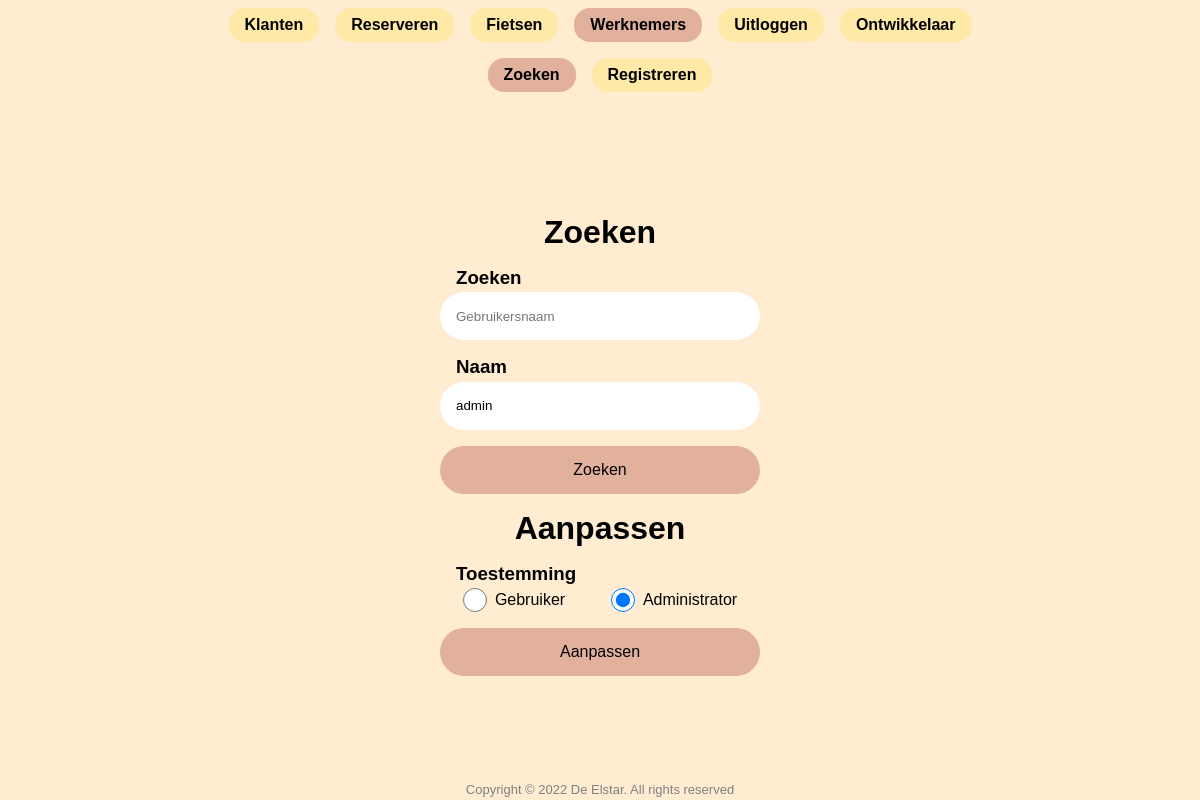
The page /Fietsverhuur-de-Elstar/employees (signed in) on the database its author committed.
### tables this page shows
CREATE TABLE `page` (
  `name` varchar(64) NOT NULL,
  `parent` varchar(64) NOT NULL,
  `display` varchar(64) NOT NULL,
  `order` int(8) NOT NULL DEFAULT 0,
  `permission` enum('user','admin') NOT NULL DEFAULT 'user'
);

### classes/Database.php (called while the page is built, shortened)
<?php
class Database
{
    public static function getPDO(): PDO
    {
        static $pdo = new PDO("mysql:host=localhost;dbname=fietsverhuur_de_elstar", "root", "");
        return $pdo;
    }
}

### classes/Page.php (called while the page is built, shortened)
<?php
require_once("classes/Database.php");
class Page
{
    private string $name;
    private string $display;
    private function __construct(string $name, string $display)
    {
        $this->name = $name;
        $this->display = $display;
    }
    public function getName()
    {
        return $this->name;
    }
    public function getDisplay()
    {
        return $this->display;
    }
    public function getChildren(): array
    {
        $params = array(":parent" => $this->name);
        $sth = Database::getPDO()->prepare("SELECT `name`, `display` FROM `page` WHERE `parent` = :parent ORDER BY `order`;");
        $sth->execute($params);
        $children = array();
        while ($row = $sth->fetch())
        {
            $child = new Page($row["name"], $row["display"]);
            $children[] = $child;
        }
        return $children;
    }
    public static function getRootChildren(): array
    {
        $sth = Database::getPDO()->prepare("SELECT `name`, `display` FROM `page` WHERE `parent` = '' ORDER BY `order`;");
        $sth->execute();
        $children = array();
        while ($row = $sth->fetch())
        {
            $child = new Page($row["name"], $row["display"]);
            $children[] = $child;
        }
        return $children;
    }
}

### classes/Employee.php (called while the page is built, shortened)
<?php
require_once("classes/Database.php");
class Employee
{
    private string $name;
    private Permission $permission;
    private function __construct(string $name, string $hash, Permission $permission)
    {
        $this->name = $name;
        $this->permission = $permission;
    }
    public function getName(): string
    {
        return $this->name;
    }
    public function getPermission(): Permission
    {
        return $this->permission;
    }
    public static function like($match): array
    {
        $params = array(":match" => $match);
        $sth = Database::getPDO()->prepare("SELECT `name`, `hash`, `permission` FROM `employee` WHERE `name` LIKE :match;");
        $sth->execute($params);
        $employees = array();
        while ($row = $sth->fetch())
        {
            $name = $row["name"];
            $hash = $row["hash"];
            $permission = Permission::from($row["permission"]);
            $employees[$row["name"]] = new Employee($name, $hash, $permission);
        }
        return $employees;
    }
}

### pages/employees/search.php (the view, shortened to what this page needs)
<?php
$match = "%";
$employees = Employee::like($match);
if (count($employees) > 0)
{
    if (array_key_exists(@$_SESSION["name"], $employees))
        $employee = $employees[$_SESSION["name"]];
    else
        $employee = $employees[key($employees)];
}
?>
<form method="POST" onchange="this.submit()">
    <header>Zoeken</header>
    <label class="field">
        <header>
            <h3>Zoeken</h3>
        </header>
        <input type="text" name="match" value="<?= htmlspecialchars($_SESSION["match"] ?? "") ?>" placeholder="Gebruikersnaam" autofocus onfocus="this.select()" />
    </label>
    <?php if (count($employees) > 0) : ?>
        <label class="field">
            <header>
                <h3>Naam</h3>
            </header>
            <select name="name">
                <?php foreach ($employees as $item) : ?>
                    <?php if (isset($_SESSION["name"]) && $_SESSION["name"] === $item->getName()) : ?>
                        <option value="<?= htmlspecialchars($item->getName()) ?>" selected><?= htmlspecialchars($item->getName()) ?></option>
                    <?php else : ?>
                        <option value="<?= htmlspecialchars($item->getName()) ?>"><?= htmlspecialchars($item->getName()) ?></option>
                    <?php endif ?>
                <?php endforeach ?>
            </select>
        </label>
    <?php endif ?>
    <input type="submit" name="search" value="Zoeken" />
</form>
<?php if (isset($employee)) : ?>
    <form method="POST">
        <header>Aanpassen</header>
        <div class="field">
            <header>
                <h3>Toestemming</h3>
            </header>
            <div class="inline">
                <label>
                    <input type="radio" name="permission" value="user" <?= $employee->getPermission() === Permission::USER ? "checked" : null ?> />
                    Gebruiker
                </label>
                <label>
                    <input type="radio" name="permission" value="admin" <?= $employee->getPermission() === Permission::ADMIN ? "checked" : null ?> />
                    Administrator
                </label>
            </div>
        </div>
        <input type="submit" name="update" value="Aanpassen" />
    </form>
<?php endif ?>

### header.php (shortened to what this page needs)
<?php
$current = $children[0];
for ($i = 0; $i < count($children); $i++)
{
    if (str_starts_with($uri, ROOT . $children[$i]->getName()))
    {
        $current = $children[$i];
        break;
    }
}
?>
<ul>
    <?php foreach ($children as $child) : ?>
        <?php if ($child == $current) : ?>
            <a href="<?= ROOT . $child->getName() ?>">
                <li class="current"><?= $child->getDisplay() ?></li>
            </a>
        <?php else : ?>
            <a href="<?= ROOT . $child->getName() ?>">
                <li><?= $child->getDisplay() ?></li>
            </a>
        <?php endif ?>
    <?php endforeach ?>
</ul>
<?php
if ($children = $current->getChildren())
    require("header.php");
?>

### css/style.css (style rules this page uses)
:root { --background-color: #ffECD1; --active-color: #E2B19D; --highlight-color: #ffE9A7; --input-color: #FFF; --error-color: #F00; }
body { margin: 0; padding: 0; min-height: 100vh; display: flex; flex-direction: column; font-family: Arial, Helvetica, sans-serif; background-color: var(--background-color); }

### css/form.css (style rules this page uses)
form { margin: 0; padding: 0; width: 20rem; display: flex; flex-direction: column; gap: 1rem; align-items: stretch; }
form > header { margin: 0; padding: 0; font-size: 2rem; font-weight: bolder; text-align: center; }
form label { margin: 0; padding: 0; display: flex; flex-direction: row; align-items: center; gap: .5em; }
form .field { margin: 0; padding: 0; display: flex; flex-direction: column; align-items: stretch; gap: .2rem; }
form .field .inline { display: flex; flex-direction: row; justify-content: space-around; align-items: center; }
form .field > header { margin: 0 1rem; padding: 0; display: flex; flex-direction: row; justify-content: space-between; align-items: center; gap: 1rem; }
form .field h3 { margin: 0; padding: 0; white-space: nowrap; }
form input { margin: 0; padding: 0 1rem; height: 3rem; border-radius: 1.5rem; border: none; background-color: var(--input-color); }
form input[type="radio"] { width: 1.5rem; height: 1.5rem; }
form input[type="submit"] { font-size: 1rem; background-color: var(--active-color); cursor: pointer; transition: filter .2s; }
form select { margin: 0; padding: 0 1rem; height: 3rem; border-radius: 1.5rem; border: none; appearance: none; background-color: var(--input-color); }

### css/header.css (style rules this page uses)
#header ul { margin: 0; padding: 0; display: flex; flex-direction: row; flex-wrap: wrap; justify-content: center; gap: .5rem 1rem; list-style: none; }
#header li { margin: 0; padding: .5rem 1rem; border-radius: 1rem; background-color: var(--highlight-color); transition: filter .2s; font-weight: bold; }
#header li.current { background-color: var(--active-color); }
#header a { color: black; text-decoration: none; }

### css/reserve.css (style rules this page uses)
a { text-decoration: none; color: black; }

### rows shown on the page
page: display "Klanten"
page: display "Reserveren"
page: display "Fietsen"
page: display "Werknemers"
page: display "Uitloggen"
page: display "Ontwikkelaar"
page: display "Zoeken"
page: display "Registreren"

### other values the page prints
form field name "admin"
